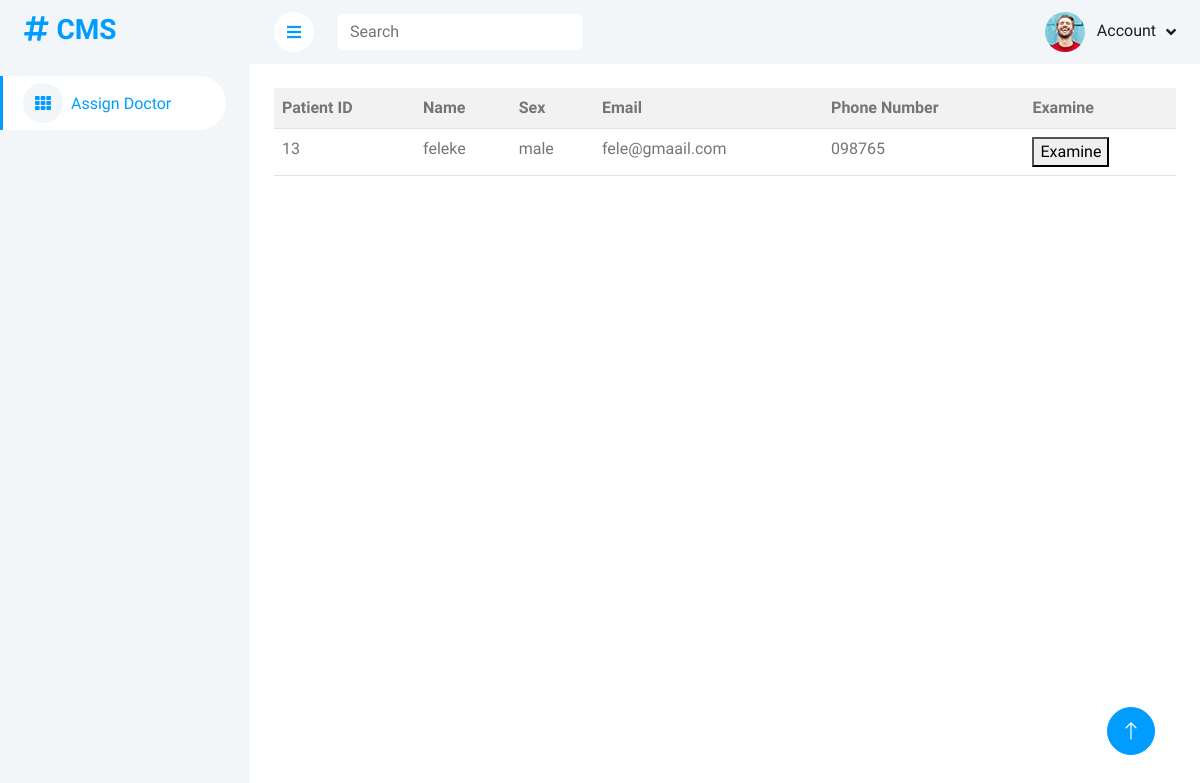
The page / on the database its author committed.
### tables this page shows
CREATE TABLE IF NOT EXISTS `queue` (
  `id` int(11) NOT NULL AUTO_INCREMENT,
  `name` varchar(255) NOT NULL,
  `sex` enum('male','female') NOT NULL,
  `email` varchar(255) NOT NULL,
  `phone_number` varchar(20) NOT NULL,
  `status` varchar(50) NOT NULL,
  `p_id` int(11) NOT NULL,
  PRIMARY KEY (`id`)
);

### index.php (the view, shortened to what this page needs)
<!DOCTYPE html>
<html lang="en">
<head>
    <link href="https://cdnjs.cloudflare.com/ajax/libs/font-awesome/5.10.0/css/all.min.css" rel="stylesheet">
    <link href="https://cdn.jsdelivr.net/npm/bootstrap-icons@1.4.1/font/bootstrap-icons.css" rel="stylesheet">
    <link href="lib/owlcarousel/assets/owl.carousel.min.css" rel="stylesheet">
    <link href="lib/tempusdominus/css/tempusdominus-bootstrap-4.min.css" rel="stylesheet" />
    <link href="css/bootstrap.min.css" rel="stylesheet">
    <link href="css/style.css" rel="stylesheet">
</head>
<body>
    <div class="container-fluid position-relative bg-white d-flex p-0">
        <div class="sidebar pe-4 pb-3">
            <nav class="navbar bg-light navbar-light">
                <a href="index.php" class="navbar-brand mx-4 mb-3">
                    <h3 class="text-primary"><i class="fa fa-hashtag me-2"></i>CMS</h3>
                </a>
                <div class="navbar-nav w-100">
                    <a href="index.php" class="nav-item nav-link active"><i class="fa fa-th me-2"></i>Assign Doctor</a>
                </div>
            </nav>
        </div>
        <div class="content">
            <nav class="navbar navbar-expand bg-light navbar-light sticky-top px-4 py-0">
                <a href="#" class="sidebar-toggler flex-shrink-0">
                    <i class="fa fa-bars"></i>
                </a>
                <form class="d-none d-md-flex ms-4">
                    <input class="form-control border-0" type="search" placeholder="Search">
                </form>
                <div class="navbar-nav align-items-center ms-auto">
                    <div class="nav-item dropdown">
                        <a href="#" class="nav-link dropdown-toggle" data-bs-toggle="dropdown">
                            <img class="rounded-circle me-lg-2" src="img/user.jpg" alt="" style="width: 40px; height: 40px;">
                            <span class="d-none d-lg-inline-flex">Account</span>
                        </a>
                    </div>
                </div>
            </nav>
            <div class="container-fluid pt-4 px-4">
	<table class="table table-striped">
		<tr>
			<th>Patient ID</th>
			<th>Name</th>
			<th>Sex</th>
			<th>Email</th>
			<th>Phone Number</th>
			<th>Examine</th>
		</tr>
		<?php
			$servername = "localhost";
			$username = "root";
			$password = "";
			$dbname = "clinic";
			$conn = mysqli_connect($servername, $username, $password, $dbname);
			$sql = "SELECT * FROM queue";
			$result = mysqli_query($conn, $sql);
			while ($row = mysqli_fetch_assoc($result)) {
			    echo "<tr>";
			    echo "<td>".$row['p_id']."</td>";
			    echo "<td>".$row['name']."</td>";
			    echo "<td>".$row['sex']."</td>";
			    echo "<td>".$row['email']."</td>";
			    echo "<td>".$row['phone_number']."</td>";
			    echo "<td>";
			    echo "<form method='post' action='examine.php'>";
			    echo "<button type='submit' name='examine'>Examine</button>";
			    echo "</form>";
			    echo "</td>";
			    echo "</tr>";
			}
		?>
        </div>
        <a href="#" class="btn btn-lg btn-primary btn-lg-square back-to-top"><i class="bi bi-arrow-up"></i></a>
    </div>
</body>
</html>

### css/style.css (style rules this page uses)
:root { --primary: #009CFF; --light: #F3F6F9; --dark: #191C24; }
.back-to-top { position: fixed; display: none; right: 45px; bottom: 45px; z-index: 99; }
.btn { transition: .5s; }
.btn.btn-primary { color: #FFFFFF; }
.btn-lg-square { width: 48px; height: 48px; }
.btn-square, .btn-sm-square, .btn-lg-square { padding: 0; display: inline-flex; align-items: center; justify-content: center; font-weight: normal; border-radius: 50px; }
.sidebar { position: fixed; top: 0; left: 0; bottom: 0; width: 250px; height: 100vh; overflow-y: auto; background: var(--light); transition: 0.5s; z-index: 999; }
.content { margin-left: 250px; min-height: 100vh; background: #FFFFFF; transition: 0.5s; }
@media (min-width: 992px) { .sidebar { margin-left: 0; } }
@media (min-width: 992px) { .content { width: calc(100% - 250px); } }
.sidebar .navbar .navbar-nav .nav-link { padding: 7px 20px; color: var(--dark); font-weight: 500; border-left: 3px solid var(--light); border-radius: 0 30px 30px 0; outline: none; }
.sidebar .navbar .navbar-nav .nav-link:hover, .sidebar .navbar .navbar-nav .nav-link.active { color: var(--primary); background: #FFFFFF; border-color: var(--primary); }
.sidebar .navbar .navbar-nav .nav-link i { width: 40px; height: 40px; display: inline-flex; align-items: center; justify-content: center; background: #FFFFFF; border-radius: 40px; }
.sidebar .navbar .navbar-nav .nav-link:hover i, .sidebar .navbar .navbar-nav .nav-link.active i { background: var(--light); }
.content .navbar .navbar-nav .nav-link { margin-left: 25px; padding: 12px 0; color: var(--dark); outline: none; }
.content .navbar .sidebar-toggler, .content .navbar .navbar-nav .nav-link i { width: 40px; height: 40px; display: inline-flex; align-items: center; justify-content: center; background: #FFFFFF; border-radius: 40px; }
.content .navbar .dropdown-toggle::after { margin-left: 6px; vertical-align: middle; border: none; content: "\f107"; font-family: "Font Awesome 5 Free"; font-weight: 900; transition: .5s; }

### rows shown on the page
queue: p "13", name "feleke", sex "male", email "fele@gmaail.com", phone_number "098765"
